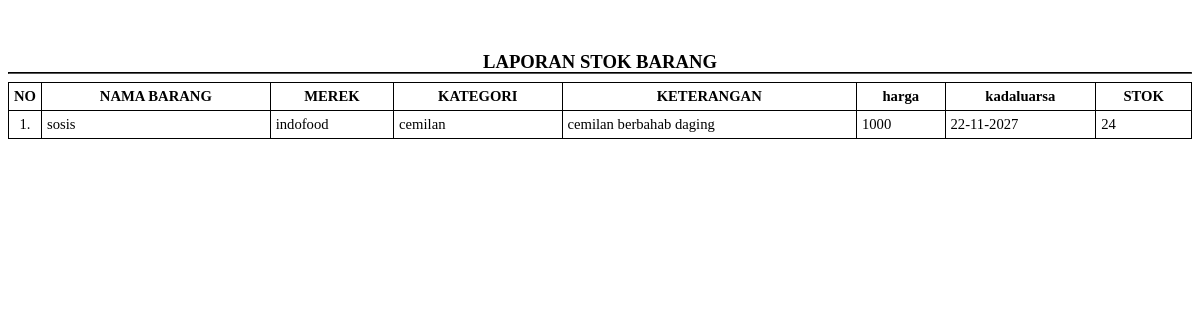
The page /process/lap_stok_barang.php on the database its author committed.
### tables this page shows
CREATE TABLE `barang` (
  `idbarang` int(11) NOT NULL,
  `merek_id` int(11) NOT NULL,
  `kategori_id` int(11) NOT NULL,
  `nama_barang` varchar(128) NOT NULL,
  `keterangan` varchar(256) NOT NULL,
  `harga` decimal(20,0) NOT NULL,
  `kadaluarsa` date NOT NULL,
  `stok` int(11) NOT NULL
);

CREATE TABLE `merek` (
  `idmerek` int(11) NOT NULL,
  `nama_merek` varchar(128) NOT NULL,
  `keterangan` varchar(256) NOT NULL
);

CREATE TABLE `kategori` (
  `idkategori` int(11) NOT NULL,
  `nama_kategori` varchar(128) NOT NULL,
  `keterangan` varchar(256) NOT NULL
);

### process/lap_stok_barang.php (the view, shortened to what this page needs)
<?php
include ('../config/function.php');
?>
<html>
<head>
</head>
<body>
    <?php
    $query = mysqli_query($con,"SELECT x.*,x1.nama_merek,x2.nama_kategori FROM barang x JOIN merek x1 ON x1.idmerek=x.merek_id JOIN kategori x2 ON x2.idkategori=x.kategori_id ORDER BY x.idbarang DESC")or die(mysqli_error($con));
    ?>
    <div style="page-break-after:always;text-align:center;margin-top:5%;">
        <div style="line-height:5px;">
            <h2>LAPORAN STOK BARANG</h2>
        </div>
        <hr style="border-color:black;">
        <table class="tab">
            <tr>
                <th width="20">NO</th>
                <th>NAMA BARANG</th>
                <th>MEREK</th>
                <th>KATEGORI</th>
                <th>KETERANGAN</th>
                <th>harga</th>
                <th>kadaluarsa</th>
                <th>STOK</th>
            </tr>
            <?php $n=1; while($row = mysqli_fetch_array($query)): ?>
            <tr>
                <td align="center"><?= $n++.'.'; ?></td>
                <td><?= $row['nama_barang']; ?></td>
                <td><?= $row['nama_merek']; ?></td>
                <td><?= $row['nama_kategori']; ?></td>
                <td><?= $row['keterangan']; ?></td>
                <td><?= $row['harga']; ?></td>
                <td><?= date('d-m-Y',strtotime($row['kadaluarsa'])); ?></td>
                <td><?= $row['stok']; ?></td>
            </tr>
            <?php endwhile; ?>
        </table>
    </div>
</body>
</html>

### process/lap_stok_barang.php (style rules this page uses)
h2 { padding: 0px; margin: 0px; font-size: 14pt; }
table { border-collapse: collapse; border: 1px solid #000; font-size: 11pt; }
th, td { border: 1px solid #000; padding: 5px; }
table.tab { table-layout: auto; width: 100%; }

### rows shown on the page
barang: nama_barang "sosis", merek.nama_merek "indofood", kategori.nama_kategori "cemilan", keterangan "cemilan berbahab daging", harga "1000", kadaluarsa "22-11-2027", stok "24"
